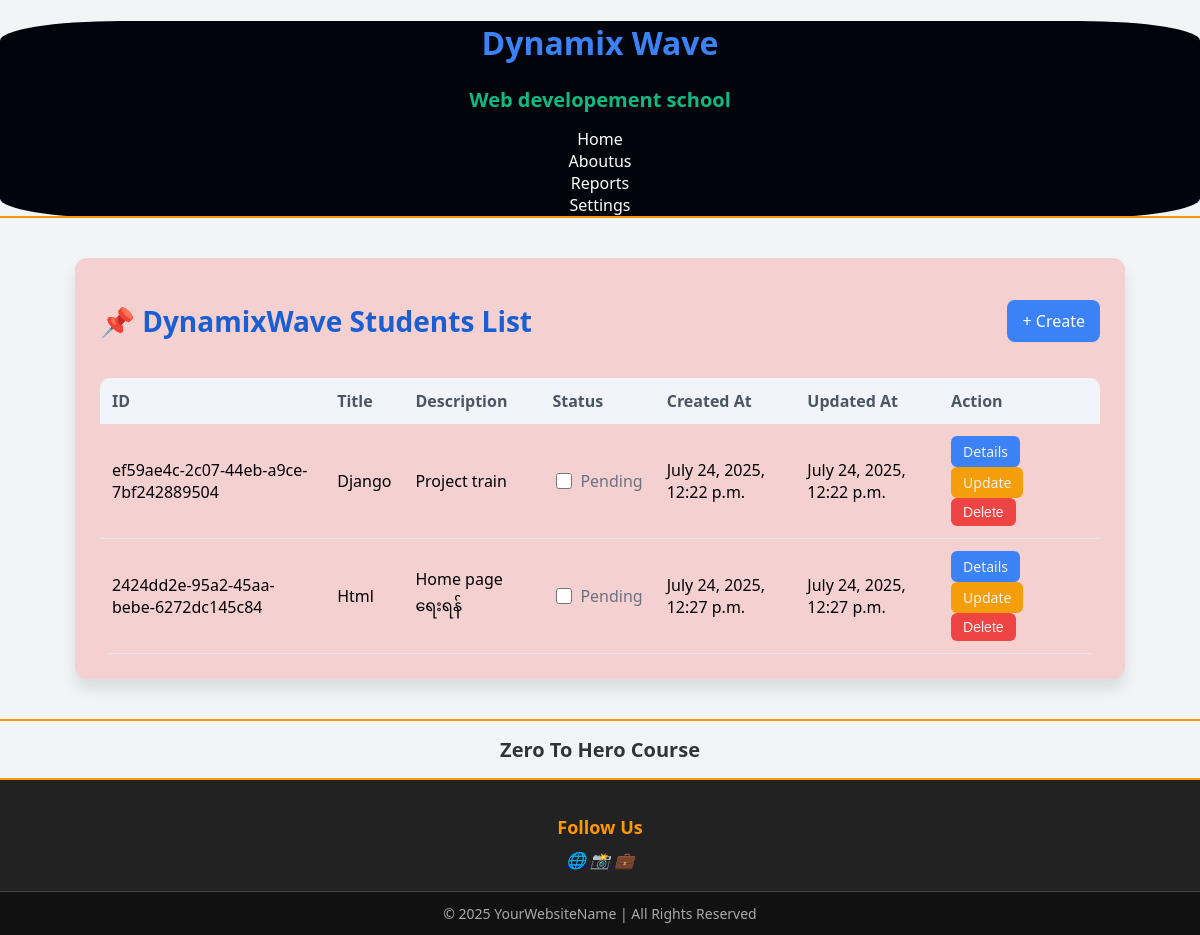
The app's page /, older data.
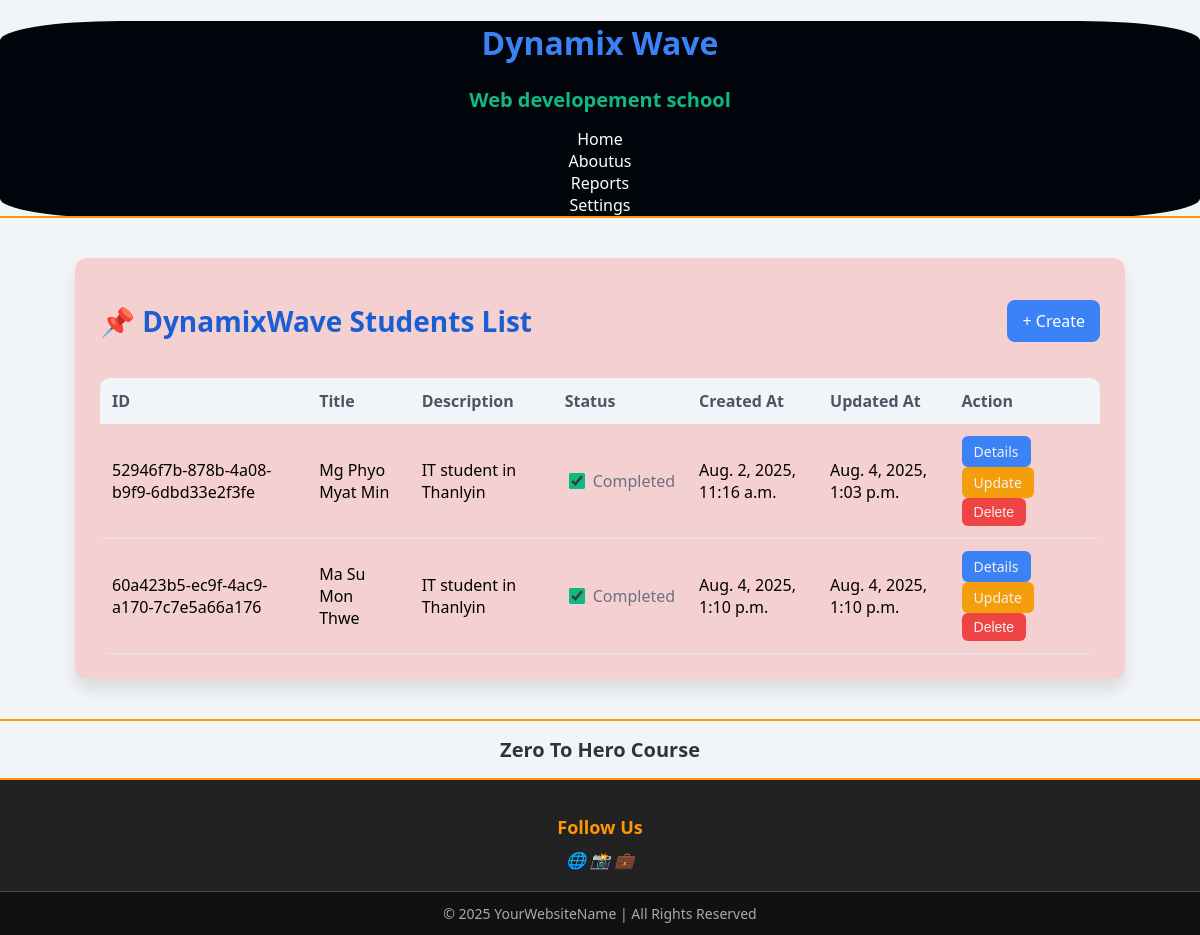
The same page, newer data.
### myapp/models.py (models this page shows, shortened)
class TodoModel(models.Model):
    id=models.UUIDField(primary_key=True, default=uuid.uuid4, editable=False)
    title=models.CharField(max_length=200)
    description=models.TextField(null=True, blank=True)
    completed=models.BooleanField(default=False)
    created_at = models.DateTimeField(auto_now_add=True)
    updated_at = models.DateTimeField(auto_now=True)

### myapp/views.py (the view)
# urls.py: path('',views.Todolist, name="Todolist"),
def Todolist(request):
    todo=TodoModel.objects.all()
    context={
        'todo':todo
    }
    return render(request,'index.html',context)

### myapp/templates/index.html (shortened to what this page needs)
{% extends 'base.html' %}
{% block body %}
<div class="m2">
    <div class="m2_1">
        <h1 class="m2_2">📌 DynamixWave Students List</h1>
        <a href="{% url 'Todocreate' %}" class="m2_3">+ Create</a>
    </div>
    <table class="m2_4">
        <thead>
            <tr class="m2_5">
                <th class="m2_6">ID</th>
                <th class="m2_7">Title</th>
                <th class="m2_8">Description</th>
                <th class="m2_9">Status</th>
                <th class="m2_10">Created At</th>
                <th class="m2_11">Updated At</th>
                <th class="m2_12">Action</th>
            </tr>
        </thead>
        <tbody>
            {% for i in todo %}
            <tr class="m2_13">
                <td class="m2_14">{{ i.id }}</td>
                <td class="m2_15">{{ i.title }}</td>
                <td class="m2_16">{{ i.description }}</td>
                <td class="m2_17">
                    <span class="m2_18">
                        <input type="checkbox" class="m2_19" {% if i.completed %} checked {% endif %}>
                        <span class="m2_20">
                            {% if i.completed %} Completed {% else %} Pending {% endif %}
                        </span>
                    </span>
                </td>
                <td class="m2_21">{{ i.created_at }}</td>
                <td class="m2_22">{{ i.updated_at }}</td>
                <td class="m2_23">
                    <a href="{% url 'Tododetail' i.id %}" class="m2_24">Details</a>
                    <a href="{% url 'Todoupdate' i.id %}" class="m2_25">Update</a>
                    <form action="{% url 'Tododelete' i.id %}" method="post" class="m2_26">
                        <button type="submit" onclick="return confirm('Are you sure you want to delete this todo?')"
                            class="m2_27">
                            Delete
                        </button>
                    </form>
                </td>
            </tr>
            {% endfor %}
        </tbody>
    </table>
</div>
{% endblock %}

### templates/base.html (shortened to what this page needs)
{% load static %}
<!DOCTYPE html>
<html lang="en">
<head>
    <link rel="stylesheet" href="{% static 'css/styles.css' %}">
</head>
<body>
    {% include 'header.html' %}
    {% block body %}
    {% endblock %}
    {% include 'footer.html' %}
</body>
</html>

### templates/header.html
    <div class="m2_h">
        <h1 class="m2_h1">Dynamix Wave</h1>
        <h3 class="m2_h2">Web developement school</h3>
            <nav>
                <a href="#" class="">Home</a>
                <a href="#" class="">Aboutus</a>
                <a href="#" class="">Reports</a>
                <a href="#" class="">Settings</a>
            </nav>
            <hr>
    </div>

### templates/footer.html
<hr>
<h3>Zero To Hero Course</h3>
<div class="m2_f4">
                <h3>Follow Us</h3>
                <div class="m2_f5">
                    <a href="#"><i class="m2_f">🌐</i></a>
                    <a href="#"><i class="m2_f1">📸</i></a>
                    <a href="#"><i class="m2_f2">💼</i></a>
                </div>
            </div>
             <div class="m2_f3">
            &copy; 2025 YourWebsiteName |                        All Rights Reserved
        </div>

### static/css/styles.css (style rules this page uses)
body { background-color: #f2f5f7; font-family: 'Segoe UI', Tahoma, Geneva, Verdana, sans-serif; margin: 0; padding: 0; }
.m2 { max-width: 1000px; margin: 40px auto; background: #f5d0d0; padding: 25px; box-shadow: 0 10px 15px rgba(12, 12, 12, 0.1); border-radius: 12px; }
.m2_1 { display: flex; justify-content: space-between; align-items: center; margin-bottom: 20px; }
.m2_2 { font-size: 28px; font-weight: 700; color: #1a5ed4; text-align: center; }
.m2_3 { background-color: #3b82f6; color: #ffffff; text-decoration: none; padding: 10px 15px; border-radius: 8px; transition: background-color 0.3s ease; }
.m2_4 { width: 100%; border-collapse: collapse; border-radius: 10px; overflow: hidden; }
.m2_5 { background-color: #f1f5f9; color: #4b5563; }
.m2_6, .m2_7, .m2_8, .m2_9, .m2_10, .m2_11, .m2_12 { padding: 12px; font-weight: 600; text-align: left; }
.m2_14, .m2_15, .m2_16, .m2_17, .m2_21, .m2_22, .m2_23 { padding: 12px; border-bottom: 1px solid #e5e7eb; }
.m2_18 { display: flex; align-items: center; gap: 5px; }
.m2_19 { width: 16px; height: 16px; accent-color: #10b981; }
.m2_20 { color: #6b7280; }
.m2_24, .m2_25, .m2_27 { display: inline-block; padding: 6px 12px; border-radius: 6px; color: #f5f0f0; text-decoration: none; font-size: 14px; font-weight: 500; transition: background-color 0.3s ease; }
.m2_24 { background-color: #3b82f6; }
.m2_25 { background-color: #f59e0b; }
.m2_27 { background-color: #ef4444; border: none; }
.m2_26 { display: inline; }
.m2_h { border-radius: 10%; background-color: #01050b; }
.m2_h1 { text-align: center; color: #3b82f6; }
.m2_h2 { color: #10b981; size: 20px; }
nav a { display: flex; text-decoration: none; color: white; font-weight: 500; transition: color 0.3s ease-in-out; justify-content: center; }
.m2_f4 { background-color: #222; color: white; padding: 20px; text-align: center; border-top: 2px solid #ff9800; margin-top: 15px; }
.m2_f4 h3 { margin-bottom: 10px; font-size: 18px; font-weight: bold; color: #ff9800; }
.m2_f3 { background-color: #111; color: #aaa; text-align: center; padding: 12px; font-size: 14px; border-top: 1px solid #444; }
hr { margin: 0; border: none; border-top: 2px solid #ff9800; }
h3 { text-align: center; font-size: 20px; margin: 15px 0; color: #333; }

Row changes from the older to the newer data that the page shows:
removed TodoModel: id "ef59ae4c-2c07-44eb-a9ce-7bf242889504", title "Django", description "Project train", shows "Pending", created_at "July 24, 2025, 12:22 p.m.", updated_at "July 24, 2025, 12:22 p.m."
removed TodoModel: id "2424dd2e-95a2-45aa-bebe-6272dc145c84", title "Html", description "Home page ရေးရန်", shows "Pending", created_at "July 24, 2025, 12:27 p.m.", updated_at "July 24, 2025, 12:27 p.m."
added TodoModel: id "52946f7b-878b-4a08-b9f9-6dbd33e2f3fe", title "Mg Phyo Myat Min", description "IT student in Thanlyin", completed "☑", shows "Completed", created_at "Aug. 2, 2025, 11:16 a.m.", updated_at "Aug. 4, 2025, 1:03 p.m."
added TodoModel: id "60a423b5-ec9f-4ac9-a170-7c7e5a66a176", title "Ma Su Mon Thwe", description "IT student in Thanlyin", completed "☑", shows "Completed", created_at "Aug. 4, 2025, 1:10 p.m.", updated_at "Aug. 4, 2025, 1:10 p.m."
